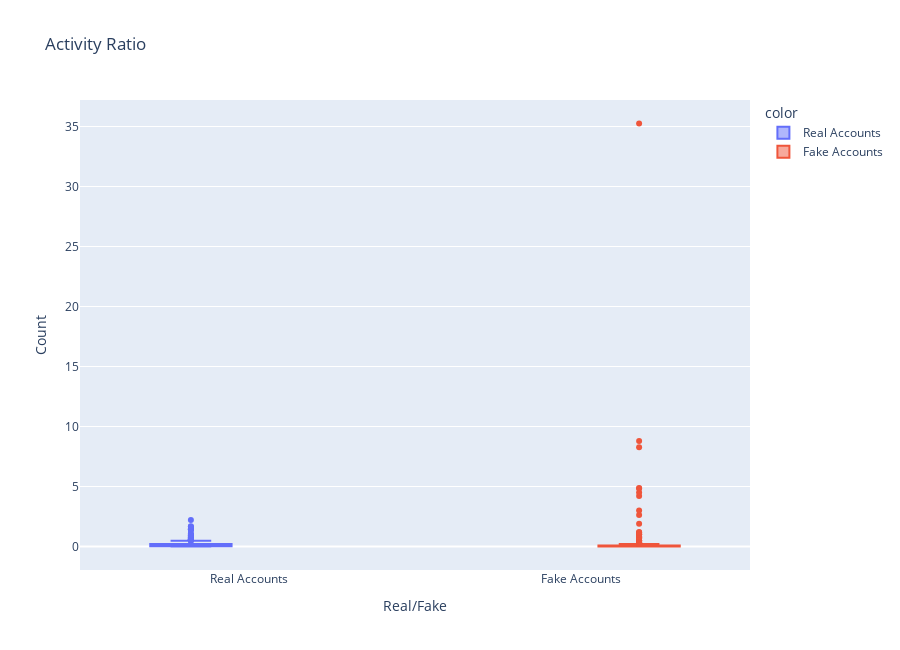

Notebook code cell kept with this figure:
### Code cell
fig=px.box(train,x='fake',y='activity ratio',color=legend_df['fake'],title="Activity Ratio")
fig.update_layout(xaxis_title="Real/Fake", yaxis_title='Count', xaxis=dict(tickmode='array',
                                                                               tickvals=[0, 1],
ticktext=['Real Accounts', 'Fake Accounts']
),
height = 650)
fig.show()

### Figure 1 — Plotly figure (JSON) as saved in the notebook; plotly's stock layout.template omitted (floating-point values rounded to 4 significant figures; data arrays with more than 128 entries replaced by an {"elided": "..."} marker saying what was removed)
{"data": [{"alignmentgroup": "True", "hovertemplate": "color=Real Accounts<br>fake=%{x}<br>activity ratio=%{y}<extra></extra>", "legendgroup": "Real Accounts", "marker": {"color": "#636efa"}, "name": "Real Accounts", "notched": false, "offsetgroup": "Real Accounts", "orientation": "v", "showlegend": true, "x": {"elided": "287 int values"}, "x0": " ", "xaxis": "x", "y": {"elided": "287 float values"}, "y0": " ", "yaxis": "y", "type": "box"}, {"alignmentgroup": "True", "hovertemplate": "color=Fake Accounts<br>fake=%{x}<br>activity ratio=%{y}<extra></extra>", "legendgroup": "Fake Accounts", "marker": {"color": "#EF553B"}, "name": "Fake Accounts", "notched": false, "offsetgroup": "Fake Accounts", "orientation": "v", "showlegend": true, "x": {"elided": "287 int values"}, "x0": " ", "xaxis": "x", "y": {"elided": "287 float values"}, "y0": " ", "yaxis": "y", "type": "box"}], "layout": {"xaxis": {"anchor": "y", "domain": [0, 1], "title": {"text": "Real/Fake"}, "tickmode": "array", "tickvals": [0, 1], "ticktext": ["Real Accounts", "Fake Accounts"]}, "yaxis": {"anchor": "x", "domain": [0, 1], "title": {"text": "Count"}}, "legend": {"title": {"text": "color"}, "tracegroupgap": 0}, "title": {"text": "Activity Ratio"}, "boxmode": "group", "height": 650}}
